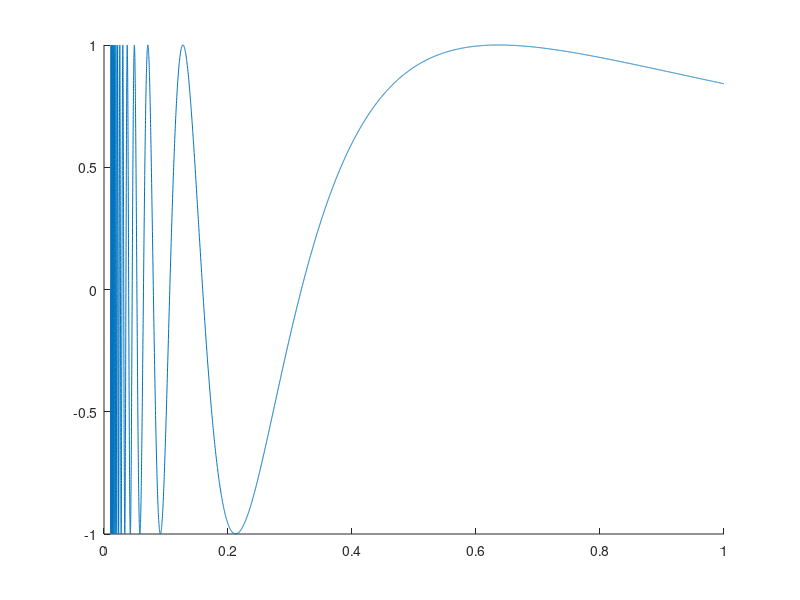

Reproduce this figure in MATLAB. (Note: this script raises an error after producing the figure.)
function func

close all
clear all

x0 = 1/(30*pi);
options = odeset(...
    'RelTol', 1e-8 ...
    , 'AbsTol', 1e-8 ...
    , 'NormControl', 'on' ...
    ..., 'NonNegative', [1,3] ...
     , 'InitialStep', 1e-8 ...
    , 'MaxStep', 1e-3 ...
    ... , 'Jacobian', Jac ...
    ..., 'Stats','on' ...
    ... ,'OutputFcn', @odeplot ...
    ..., 'Events', @(z,y) events(z,y) ...
    );

[x, y] = ...
    ode45(@(x,y) f(x,y), ...
    [x0, 1], ...
    [sin(1/x0), -1/(x0*x0)*cos(1/x0)], options);
figure(1)
hold on
plot(x,y(:,1))


opts = bvpset(...
    'FJacobian',@jac,'RelTol',1e-5,...
    'AbsTol',1e-5,'Stats','on');
xmesh = linspace(x0, 1, 10);
solinit = bvpinit(xmesh, [1; 1]);

sol4c = bvp5c(@bvpfcn, @bcfcn, solinit, opts);

plot(sol4c.x,sol4c.y(1,:),'r*')

set(gca, 'xScale', 'log')

end



function dy = f(x, y)

dy = [y(2)
       -2*y(2)/x - y(1)/x^4];

end

function dfdy = jac(x,~)
dfdy = [0      1
       -1/x^4 -2/x];
end

function dydx = bvpfcn(x,y)
dydx = [y(2)
       -2*y(2)/x - y(1)/x^4];
end

function res = bcfcn(ya,yb)
res = [ya(1)
       yb(1)-sin(1)];
end
